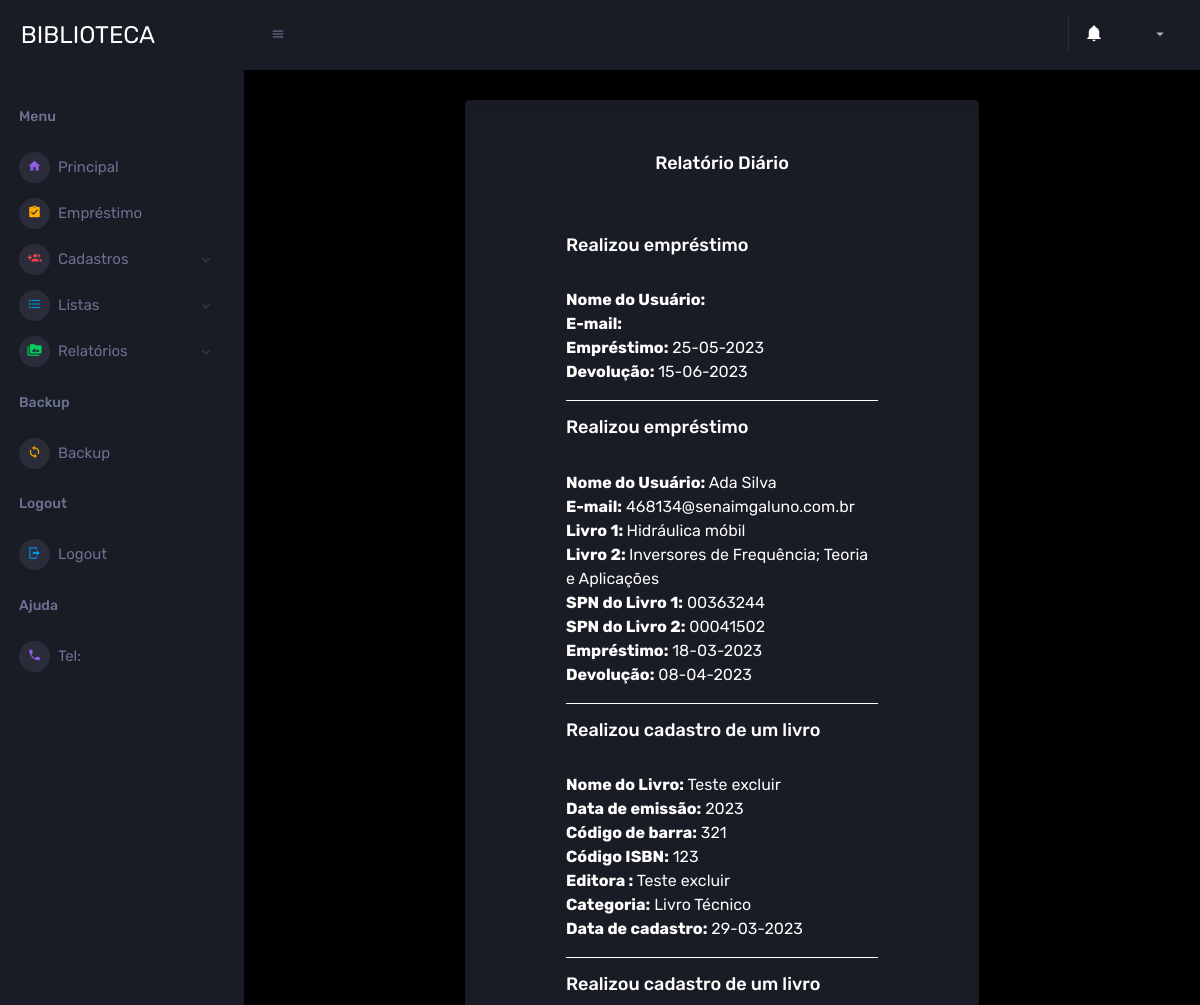
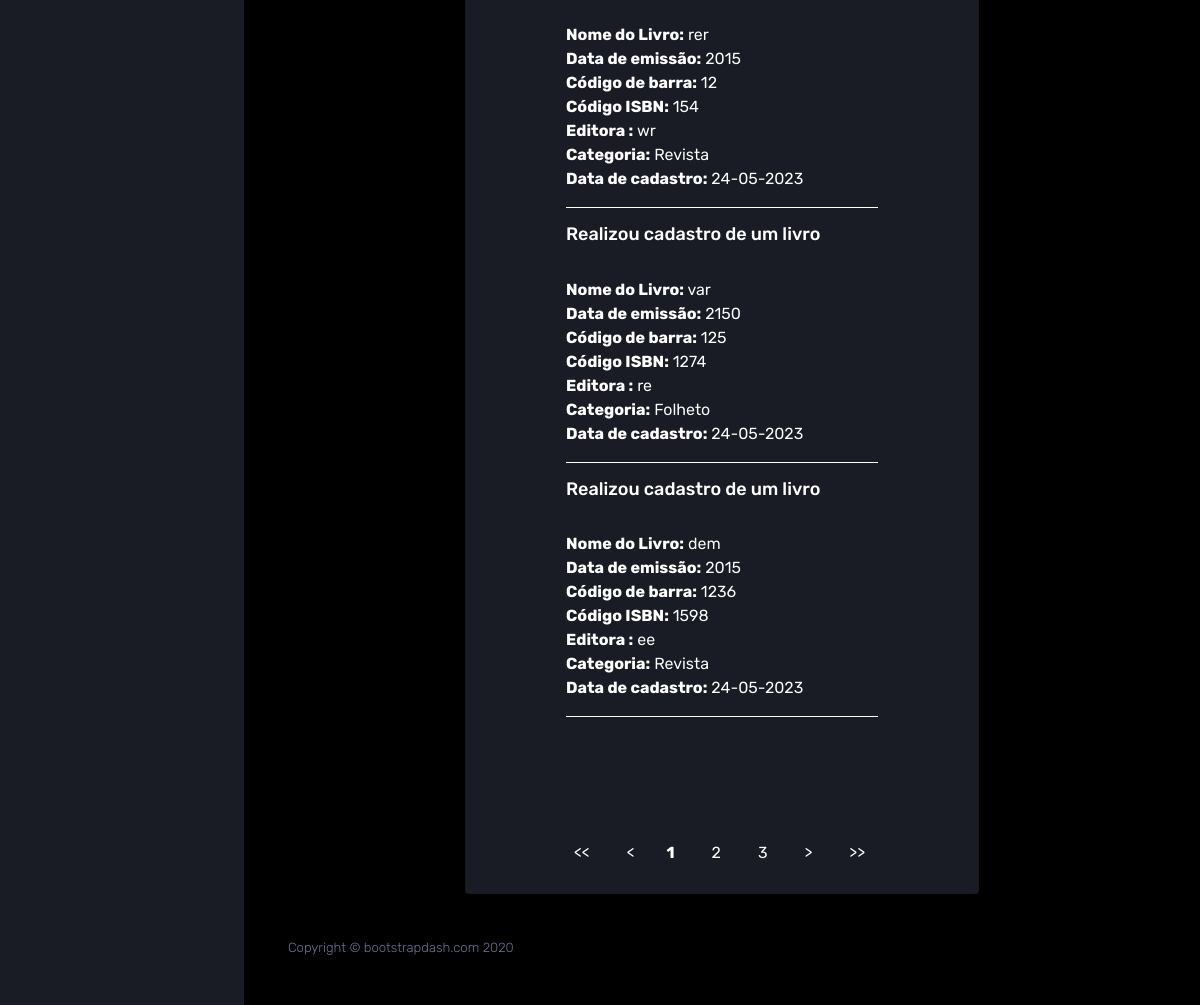
Page /template/admin/relatorio_do_sistema.php on the committed database (2 pictures, top to bottom).
### tables this page shows
CREATE TABLE `relatorio` (
  `id_opcao` int(30) NOT NULL,
  `nome_usuario` varchar(100) NOT NULL,
  `num_id` int(15) NOT NULL,
  `email` varchar(100) NOT NULL,
  `nome_livro` varchar(100) NOT NULL,
  `nome_livro2` varchar(100) NOT NULL,
  `nome_livro3` varchar(100) NOT NULL,
  `cod_spn` varchar(100) NOT NULL,
  `cod_spn2` varchar(100) NOT NULL,
  `cod_spn3` varchar(100) NOT NULL,
  `emprestimo` varchar(100) NOT NULL,
  `data_e` datetime NOT NULL,
  `data_f` datetime NOT NULL,
  `status` tinyint(1) NOT NULL
);

CREATE TABLE `relatorio_cad_livro` (
  `id_livro` int(11) NOT NULL,
  `cod_spn` varchar(20) NOT NULL,
  `cod_barra` int(11) NOT NULL,
  `nome_livro` varchar(100) NOT NULL,
  `nome_autor` varchar(30) NOT NULL,
  `emissao` int(11) NOT NULL,
  `editora` varchar(30) NOT NULL,
  `categoria` varchar(50) NOT NULL,
  `status` tinyint(1) NOT NULL,
  `data_cad` varchar(10) NOT NULL,
  `cad_livro` varchar(50) NOT NULL
);

### template/admin/relatorio_do_sistema.php (the view, shortened to what this page needs)
<?php
include_once 'include/header.php';
?>
<div class="main-panel">
  <div class="content-wrapper">
    <div class="row justify-content-center">
      <div class="col-7 grid-margin stretch-card">
        <div class="card">
          <div class="card-body">
<?php
$quantidade = 2;
$pagina = (isset($_GET['pagina'])) ? (int)$_GET['pagina'] : 1;
$inicio = ($quantidade * $pagina) - $quantidade;
$sql = "SELECT * FROM relatorio WHERE nome_livro IS NOT NULL
OR nome_livro2 IS NOT NULL
OR nome_livro3 IS NOT NULL
OR cod_spn IS NOT NULL
OR cod_spn2 IS NOT NULL
OR cod_spn3 IS NOT NULL ORDER BY nome_usuario ASC LIMIT $inicio,$quantidade";
$resp_query = mysqli_query($_SESSION['conexao'], $sql);
$sql = "SELECT * FROM relatorio_cad_livro";
$resp_query_livro = mysqli_query($_SESSION['conexao'], $sql);
echo '<br><center><h4 class="welcome-text">Relatório Diário</span></h4></center><br>
<div class="col-lg-10 grid-margin stretch-card" style="margin: 0 auto;">
    <div class="card-body">
    <div class="row">
    <div class="col-lg-12">';
while ($linha = mysqli_fetch_array($resp_query)) {
  if ($linha['status'] == 1 || $linha['status'] == 0) {
    $emprestimo = $linha['emprestimo'];
    $nome_usuario = $linha['nome_usuario'];
    $email = $linha['email'];
    $data_e =  date('d-m-Y', strtotime($linha['data_e']));
    $data_f = date('d-m-Y', strtotime($linha['data_f']));
    echo '<h4>' . $emprestimo . '</h4>
    <br><b>Nome do Usuário:</b> ' . $nome_usuario . '
    <br><b>E-mail:</b> ' . $email . '';
    if ($linha['nome_livro']) {
      echo '<br><b> Livro 1: </b>' . $linha['nome_livro'] . '';
    }
    if ($linha['nome_livro2']) {
      echo '<br><b>Livro 2: </b>' . $linha['nome_livro2'] . '';
    }
    if ($linha['cod_spn']) {
      echo '<br><b style>SPN do Livro 1:</b> ' . $linha['cod_spn'] . '';
    }
    if ($linha['cod_spn2']) {
      echo '<br><b>SPN do Livro 2:</b> ' . $linha['cod_spn2'] . '';
    }
    echo '<br><b>Empréstimo:</b> ' . $data_e . '
    <br><b>Devolução:</b> ' . $data_f . ' <br></p>
    <hr>';
  }
}
while ($linha = mysqli_fetch_assoc($resp_query_livro)) {
  $cad_livro = $linha['cad_livro'];
  $nome_livro = $linha['nome_livro'];
  $emissao = $linha['emissao'];
  $cod_barra = $linha['cod_barra'];
  $cod_spn = $linha['cod_spn'];
  $editora = $linha['editora'];
  $categoria = $linha['categoria'];
  $data_cad =  date('d-m-Y', strtotime($linha['data_cad']));
  echo '<h4>' . $cad_livro . '</h4>
  <br><b>Nome do Livro:</b> ' . $nome_livro . '
  <br><b>Data de emissão:</b> ' . $emissao . '
    <br><b>Código de barra:</b> ' . $cod_barra . '
    <br><b>Código ISBN:</b> ' . $cod_spn . '
    <br><b>Editora :</b> ' . $editora . '
    <br><b>Categoria:</b> ' . $categoria . '
    <br><b>Data de cadastro:</b> ' . $data_cad . '
    </p>
    <hr>
        ';
}
$sql_total = "SELECT id_opcao FROM relatorio";
$resp_total = mysqli_query($_SESSION['conexao'], $sql_total);
$num_total = mysqli_num_rows($resp_total);
$pagina_total = ceil($num_total / $quantidade);
$exibir = 3;
$anterior  = (($pagina - 1) == 0) ? 1 : $pagina - 1;
$posterior = (($pagina + 1) >= $pagina_total) ? $pagina_total : $pagina + 1;
echo'
        </div>
      </div>
    </div>
  </div>
</div>
<br>
<center>
  <ul class="pagination">
<li><a href ="?pagina=1"><<</a></li>';
     echo '<a href ="?pagina=' . $anterior . '"><</a></li>';
     echo '<li><a href="?pagina=' . $pagina . '"><strong>' . $pagina . '</strong></a></li>';
     for ($i = $pagina + 1; $i < $pagina + $exibir; $i++) {
       if ($i <= $pagina_total)
         echo '<li><a href="?pagina=' . $i . '">' . $i . '</a></li>';
     }
      echo '<li><a  id="link" href="?pagina=' . $posterior . '">></a></li>';
      echo '<li><a href="?pagina=' . $pagina_total . '">>></a></li>
     </ul>
     </center>
    </div>
  </div>
</div>';
?>
<?php
include_once 'include/footer.php';
?>

### template/admin/include/header.php (shortened to what this page needs)
<!DOCTYPE html>
<html lang="en">
  <head>
    <link rel="stylesheet" href="../assets/vendors/mdi/css/materialdesignicons.min.css">
    <link rel="stylesheet" href="../assets/vendors/css/vendor.bundle.base.css">
    <link rel="stylesheet" href="../assets/vendors/jvectormap/jquery-jvectormap.css">
    <link rel="stylesheet" href="../assets/vendors/flag-icon-css/css/flag-icon.min.css">
    <link rel="stylesheet" href="../assets/vendors/owl-carousel-2/owl.carousel.min.css">
    <link rel="stylesheet" href="../assets/vendors/owl-carousel-2/owl.theme.default.min.css">
    <link rel="stylesheet" href="../assets/css/style.css">
  </head>
  <body>
    <div class="container-scroller">
      <nav class="sidebar sidebar-offcanvas" id="sidebar">
        <div class="sidebar-brand-wrapper d-none d-lg-flex align-items-center justify-content-center fixed-top">
          <a class="sidebar-brand brand-logo" href="index" style="color:#fff;">BIBLIOTECA</a>
        </div>
        <ul class="nav">
          <li class="nav-item profile">
            <div class="profile-desc">
            </div>
          </li>
          <li class="nav-item nav-category">
            <span class="nav-link">Menu</span>
          </li>
          <li class="nav-item menu-items">
            <a class="nav-link" href="index">
              <span class="menu-icon">
                <i class="mdi mdi-home"></i>
              </span>
              <span class="menu-title">Principal</span>
            </a>
          </li>
          <li class="nav-item menu-items">
            <a class="nav-link" href="emprestimo_livro">
              <span class="menu-icon">
                <i class="mdi mdi-clipboard-check"></i>
              </span>
              <span class="menu-title">Empréstimo</span>
            </a>
          </li>
          <li class="nav-item menu-items">
            <a class="nav-link" data-toggle="collapse" href="#ui-basic" aria-expanded="false" aria-controls="ui-basic">
              <span class="menu-icon">
                <i class="mdi mdi-account-multiple-plus"></i>
              </span>
              <span class="menu-title">Cadastros</span>
              <i class="menu-arrow"></i>
            </a>
          </li>
          <li class="nav-item menu-items">
            <a class="nav-link" data-toggle="collapse" href="#ui-basic3" aria-expanded="false" aria-controls="ui-basic">
              <span class="menu-icon">
                <i class="mdi mdi-format-list-bulleted  "></i>
              </span>
              <span class="menu-title">Listas</span>
              <i class="menu-arrow"></i>
            </a>
          </li>
          <li class="nav-item menu-items">
            <a class="nav-link" data-toggle="collapse" href="#ui-basic4" aria-expanded="false" aria-controls="ui-basic">
              <span class="menu-icon">
                <i class="mdi mdi-folder-multiple-image"></i>
              </span>
              <span class="menu-title">Relatórios</span>
              <i class="menu-arrow"></i>
            </a>
          </li>
          <li class="nav-item nav-category">
            <span class="nav-link">Backup</span>
          </li>
          <li class="nav-item menu-items">
            <a class="nav-link" href="backup">
              <span class="menu-icon">
                <i class="mdi mdi-sync"></i>
              </span>
              <span class="menu-title">Backup</span>
            </a>
          </li>
          <li class="nav-item nav-category">
            <span class="nav-link">Logout</span>
          </li>
          <li class="nav-item menu-items">
            <a class="nav-link" href="logout?logout='sair'">
              <span class="menu-icon">
                <i class="mdi mdi-logout"></i>
              </span>
              <span class="menu-title">Logout</span>
            </a>
          </li>
          <li class="nav-item nav-category">
            <span class="nav-link">Ajuda</span>
          </li>
          <li class="nav-item menu-items">
            <a class="nav-link" href="#">
              <span class="menu-icon">
                <i class="mdi mdi-phone"></i>
              </span>
              <span class="menu-title">Tel:</span>
            </a>
          </li>
        </ul>
      </nav>
      <div class="container-fluid page-body-wrapper">
        <nav class="navbar p-0 fixed-top d-flex flex-row">
          <div class="navbar-menu-wrapper flex-grow d-flex align-items-stretch">
            <button class="navbar-toggler navbar-toggler align-self-center" type="button" data-toggle="minimize">
              <span class="mdi mdi-menu"></span>
            </button>
            <ul class="navbar-nav w-100">
            </ul>
            <ul class="navbar-nav navbar-nav-right">
              <?php
$sql = "SELECT * FROM emprestimo WHERE status = 2";
$result = mysqli_query($_SESSION['conexao'], $sql);
$totalLivrosAtrasados = mysqli_num_rows($result);
if ($totalLivrosAtrasados > 0) {
  echo '
  <li class="nav-item dropdown border-left">
    <a class="nav-link count-indicator dropdown-toggle" id="notificationDropdown" href="#" data-toggle="dropdown">
      <i class="mdi mdi-bell"></i>
      <span class="count bg-danger"></span>
    </a>
    <div class="dropdown-menu dropdown-menu-right navbar-dropdown preview-list" aria-labelledby="notificationDropdown">
      <h6 class="p-3 mb-0">Notificações</h6>
      <div class="dropdown-divider"></div>';
  while ($row = mysqli_fetch_assoc($result)) {
$nomeLivro = $row['nome_livro'];
    echo '
    <a class="dropdown-item preview-item">
      <div class="preview-thumbnail">
        <div class="preview-icon bg-dark rounded-circle">
          <i class="mdi mdi-calendar text-danger"></i>
        </div>
      </div>
      <div class="preview-item-content">
        <p class="preview-subject mb-1">Livro atrasado</p>
        <p class="text-muted ellipsis mb-0">' . $row['nome_usuario'] . ' está com o livro "' . $nomeLivro . '" em atraso.</p>
      </div>
    </a>';
  }
  echo '</div></li>';
} else {
  echo '
  <li class="nav-item dropdown border-left">
    <a class="nav-link count-indicator dropdown-toggle" id="notificationDropdown" href="#" data-toggle="dropdown">
      <i class="mdi mdi-bell"></i>
      <span class="count"></span>
    </a>
    <div class="dropdown-menu dropdown-menu-right navbar-dropdown preview-list" aria-labelledby="notificationDropdown">
      <h6 class="p-3 mb-0">Notificações</h6>
      <div class="dropdown-divider"></div>
      <a class="dropdown-item preview-item">
        <div class="preview-thumbnail">
          <div >
            <i class="fa fa-bell notification-icon"></i>
          </div>
        </div>
        <div class="preview-item-content">
          <p class="preview-subject mb-1">Sem notificações</p>
          <p class="text-muted ellipsis mb-0">Não há livros atrasados no momento.</p>
        </div>
      </a>
    </div>
  </li>';
}
                 ?>
              <li class="nav-item dropdown">
                <a class="nav-link" id="profileDropdown" href="#" data-toggle="dropdown">
                  <div class="navbar-profile">
                    <i class="mdi mdi-menu-down d-none d-sm-block"></i>
                  </div>
                </a>
              </li>
            </ul>
          </div>
        </nav>

### template/admin/include/footer.php (shortened to what this page needs)
<footer class="footer">
        <div class="d-sm-flex justify-content-center justify-content-sm-between">
          <span class="text-muted d-block text-center text-sm-left d-sm-inline-block">Copyright © bootstrapdash.com 2020</span>
        </div>
      </footer>
    </div>
  </div>
</div>

### template/admin/relatorio_do_sistema.php (style rules this page uses)
hr { border-color: #fff; }
.row.justify-content-center { display: flex; justify-content: center; }
.pagination { display: flex; justify-content: center; list-style-type: none; margin: 20px 0; padding: 0; }
.pagination li { margin-right: 5px; }
.pagination a { color: #fff; display: inline-block; padding: 8px 16px; text-decoration: none; transition: background-color 0.3s; border-radius: 50px; }
#link { text-decoration: none; color: white; }

### rows in the picture
relatorio: emprestimo "Realizou empréstimo", data_e "25-05-2023", data_f "15-06-2023"
relatorio: emprestimo "Realizou empréstimo", nome_usuario "Ada Silva", email "468134@senaimgaluno.com.br", nome_livro "Hidráulica móbil", nome_livro2 "Inversores de Frequência; Teoria e Aplicações", cod_spn "00363244", cod_spn2 "00041502", data_e "18-03-2023", data_f "08-04-2023"
relatorio_cad_livro: cad_livro "Realizou cadastro de um livro", nome_livro "Teste excluir", emissao "2023", cod_barra "321", cod_spn "123", editora "Teste excluir", categoria "Livro Técnico", data_cad "29-03-2023"
relatorio_cad_livro: cad_livro "Realizou cadastro de um livro", nome_livro "rer", emissao "2015", cod_barra "12", cod_spn "154", editora "wr", categoria "Revista", data_cad "24-05-2023"
relatorio_cad_livro: cad_livro "Realizou cadastro de um livro", nome_livro "var", emissao "2150", cod_barra "125", cod_spn "1274", editora "re", categoria "Folheto", data_cad "24-05-2023"
relatorio_cad_livro: cad_livro "Realizou cadastro de um livro", nome_livro "dem", emissao "2015", cod_barra "1236", cod_spn "1598", editora "ee", categoria "Revista", data_cad "24-05-2023"

### other values in the picture
$pagina "1"
